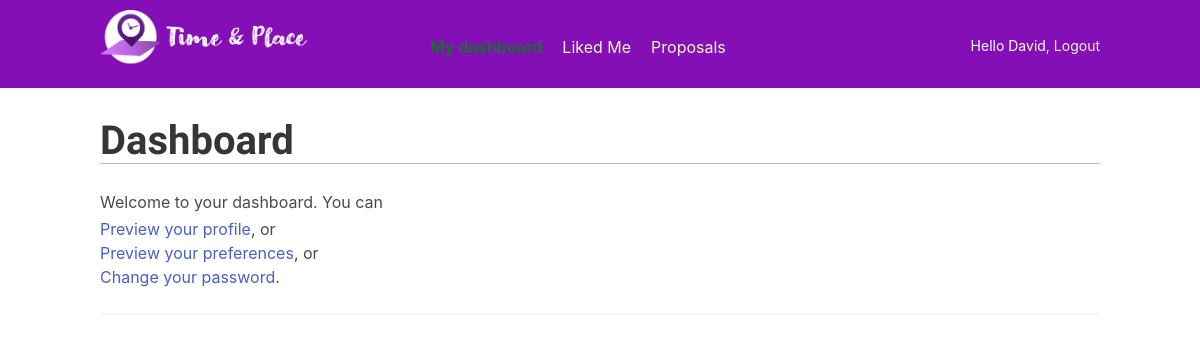
/account/ (signed in), run on an earlier commit of the app's database.
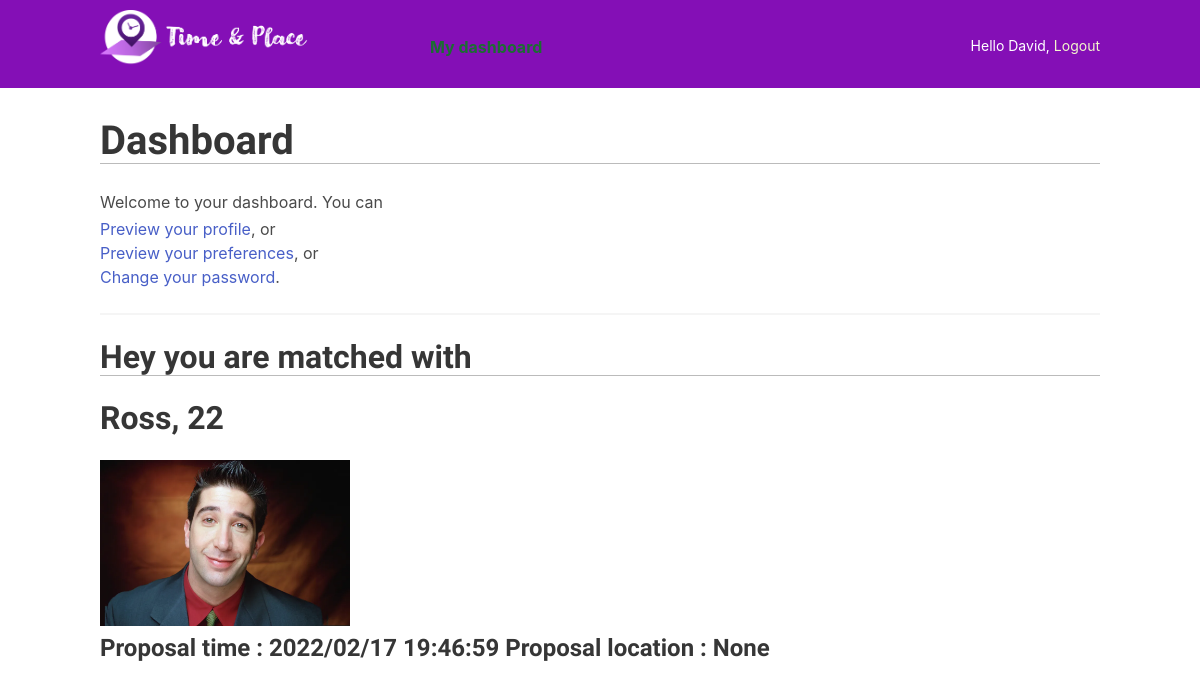
And on a later commit of the database.
### account/models.py (models this page shows, shortened)
class Profile(models.Model):
    user = models.OneToOneField(settings.AUTH_USER_MODEL,
                                on_delete=models.CASCADE)
    date_of_birth = models.DateField(blank=True, null=True, default=date.today())
    photo = models.ImageField(upload_to='users/%Y/%m/%d/',
                        blank=True,
                        default='users/default/user-default.png')
    occupation = models.CharField(max_length = 50,blank=True, null=True)
    proposal_time = models.CharField(max_length = 50,blank=True, null=True)
    about_me = models.CharField(max_length = 100,blank=True, null=True)
    gender_choices = (('Woman', 'Woman'), ('Man', 'Man'), ('Transgender', 'Transgender'), ('Non-binary', 'Non-binary'))
    gender_identity = models.CharField(max_length = 15, choices = gender_choices, blank = True, default="N/A")
    orientation_choices = (('Lesbian', 'Lesbian'), ('Gay', 'Gay'), ('Bisexual', 'Bisexual'), ('Queer', 'Queer'), ('Asexual', 'Asexual'), ('Straight', 'Straight'),('Other', 'Other'))
    sexual_orientation = models.CharField(max_length = 15, choices = orientation_choices, blank = True, default="N/A")
    age_preference_min = models.IntegerField(blank=True, null=True)
    age_preference_max = models.IntegerField(blank=True, null=True)
    gender_preference = models.CharField(max_length = 15, choices = gender_choices, blank = True)
    orientation_preference = models.CharField(max_length = 15, choices = orientation_choices, blank = True)
    boro = models.ForeignKey(Boro,on_delete=models.SET_NULL, blank=True, null=True)
    cusine = models.ForeignKey(Cusine,on_delete=models.SET_NULL, blank=True, null=True)
    location_dropdown  = models.ForeignKey(newLocation,on_delete=models.SET_NULL, blank=True, null=True)
    likes = models.ManyToManyField(
        "self",
        related_name="liked_by",
        symmetrical=False,
        blank=True
    )
    hides = models.ManyToManyField(
        "self",
        related_name="hidden_by",
        symmetrical=False,
        blank=True
    )
    declines = models.ManyToManyField(
        "self",
        related_name="declined_by",
        symmetrical=False,
        blank=True
    )
    matches = models.ManyToManyField(
        "self",
        related_name="matched_with",
        symmetrical=False,
        blank=True
    )
    @property
    def calc_age(self):
        today = date.today()
        return today.year - self.date_of_birth.year - ((today.month, today.day) < (self.date_of_birth.month, self.date_of_birth.day))

### account/views.py (the view)
# urls.py: path('', views.dashboard, name='dashboard'),
@login_required
def dashboard(request):
    user_profile = Profile.objects.get(user_id = request.user.id)
    return render(request,
                     'account/dashboard.html',
                     {'section': 'dashboard', "user_profile": user_profile})

### account/templates/account/dashboard.html (shortened to what this page needs)
{% extends "base.html" %}
   {% block content %}
     <h1 class="title is-2">Dashboard</h1>
     <p>Welcome to your dashboard.
      You can
      <ul>
        <li>
          <a href="{% url 'profile' pk=user.id %}">Preview your profile</a>, or
        </li>
        <li>
          <a href="{% url 'preferences' pk=user.id %}">Preview your preferences</a>,  or
        </li>
        <li>
          <a href="{% url "password_change" %}">Change your password</a>.</p>
      <hr>
     {%if user_profile.matches.all.exists %}
     {%for user in user_profile.matches.all %}
     <h1 class="title is-3"> Hey you are matched with  </h1>
     <h2 class="title is-3">{{user.user.first_name}}, {{user.calc_age}}</h2>
     <p><img src="{{ user.photo.url }}" width="250px"></p>
     <div class="block">
      <h3 class="title is-4">
          Proposal time : {{user_profile.proposal_time}}
          Proposal location : {{user_profile.location_dropdown}}
      </h3>
      {% endfor %}
      {% endif %}
{% endblock %}

### account/templates/base.html (shortened to what this page needs)
{% load static %}
<!DOCTYPE html>
<html>
<head>
    <link href="{% static "account/base.css" %}" rel="stylesheet">
</head>
<link rel="stylesheet"
href="https://cdn.jsdelivr.net/npm/bulma@0.9.3/css/bulma.min.css">
<body>
    <div id="header">
        <span class="logo">
            <a href="{% url 'main:index' %}">
                <img src="/static/account/nav_bar_logo.png"
                width = "220"
                height = "220"
                alt="logo" />
            </a>
        </span>
        <br>
        {% if request.user.is_authenticated %}
                <ul class="menu">
                    <li {% if section == "dashboard" %}class="selected"{% endif %}>
                    <a href="{% url "dashboard" %}">My dashboard</a>
                    </li>
                </ul>
        {% if not request.user.profile.matches.exists and not request.user.profile.matched_with.exists %}
                <ul class="menu">
                    <li {% if section == "like_me" %}class="selected"{% endif %}>
                        <a href=" {% url 'profile_liked_me' pk=request.user.id %}">Liked Me</a>
                    </li>
                    <li {% if section == "suggestions" %}class="selected"{% endif %}>
                        <a href="{% url "filter_profile_list" %}">Proposals</a>
                    </li>
                </ul>
                {% endif %}
            {% endif %}
                <span class="user">
                {% if request.user.is_authenticated %}
                    Hello {{ request.user.first_name }},
                    <a href="{% url "logout" %}">Logout</a>
                {% else %}
                    <a href="{% url "login" %}">Log-in</a>
                {% endif %}
        </span>
    </div>
    <div id="content">
    {% block content %}
    {% endblock %}
    </div>
</body>
</html>

### account/static/account/base.css (style rules this page uses)
body { margin:0; padding:0; font-family:helvetica, sans-serif; overflow:auto; overflow-y: scroll; }
html { overflow-y: scroll; }
p { line-height: 1.8; }
a { color:#840fb6; text-decoration:none; }
h1, h2, h3, h4, h5 , h6 { font-family: 'Muli', sans-serif; font-weight:normal; }
h1 { border-bottom:1px solid #bbb; padding:0 0 10px 0; margin:10px 0 20px 0; }
h2 { margin:30px 0 20px; }
#header { padding:10px 100px; font-size:14px; background:#840fb6; color:#fff; border-bottom:4px solid #840fb6; overflow:auto; }
#header .logo { font-family: 'Muli', sans-serif; float:left; color:#f3f7cc; font-size:20px; margin-right:10%; }
#header ul.menu { list-style:none; float:left; margin:0; padding:0; }
#header ul.menu li { float:left; padding:4px 10px; }
#header ul.menu li.selected a, #header ul.menu li.selected a:hover { color:#1b6d32; font-weight:bold; }
#header a { color:#f3f7cc; }
#header .user { float:right; padding-top:4px; }
#content { padding:30px 100px; }

What changed in the data, as far as the page shows it:
now on this page (row edited): Profile: user.first_name "Ross", calc_age "22", photo (picture)
now on this page (row edited): Profile: proposal_time "2022/02/17 19:46:59", location_dropdown "None"
Also different on the page:
text no longer shown: "Liked Me Proposals"
